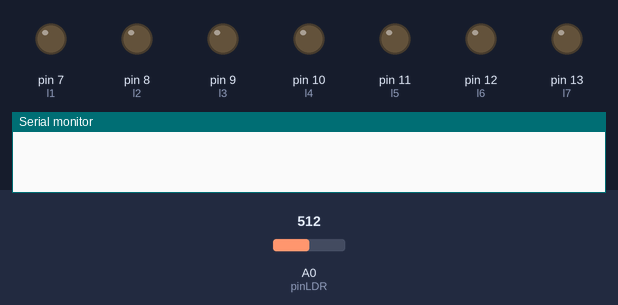
Simulated run of this sketch. Board: Arduino Uno, built with avr-gcc and run on an emulated ATmega328P. Parts: output pins drawn as LEDs (lit = HIGH), the last lines printed to the serial monitor. Dashed ring = blinking. Inputs (shaded band) come from the test bench; at power-on: A0 (pinLDR) = 512.

Above: at 1.2 s.
1.3 s: A0 (pinLDR) set to 523
At 1.8 s:
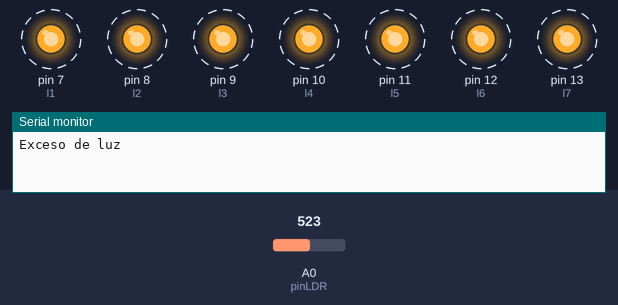
4.3 s: A0 (pinLDR) set to 333
At 5.7 s:
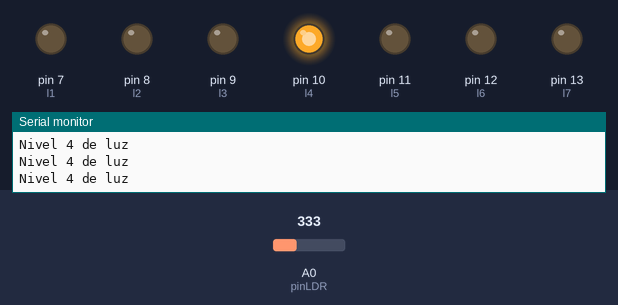
6.0 s: A0 (pinLDR) set to 355
At 7.2 s:
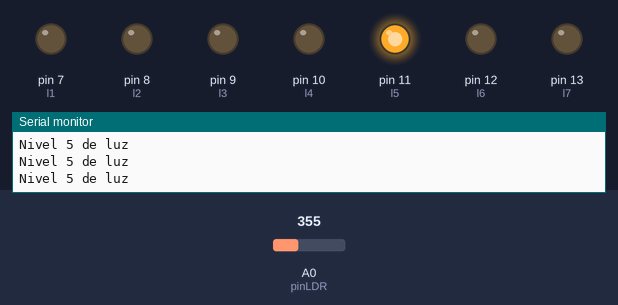
7.5 s: A0 (pinLDR) set to 306
At 8.5 s:
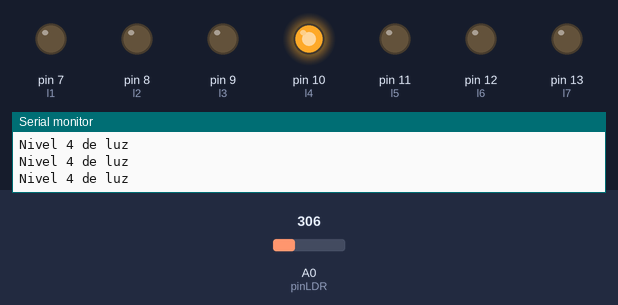
9.0 s: A0 (pinLDR) set to 353
At 10.1 s:
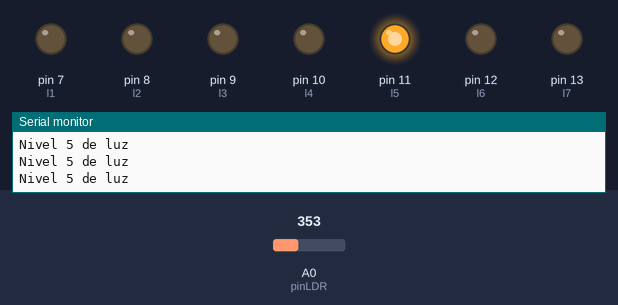
10.5 s: A0 (pinLDR) set to 421
13.5 s: A0 (pinLDR) set to 443
At 14.0 s:
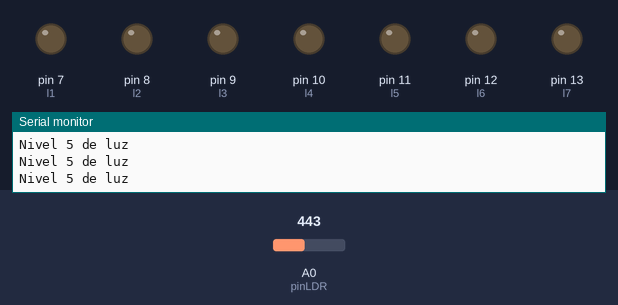
Timing chart, 0 to 16.0 s (numbered marks = the images above; inputs shaded):
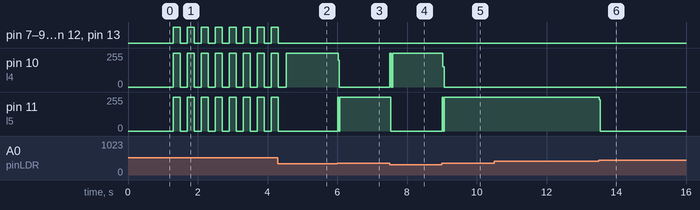

Measured:
- the behaviour switches between 514 and 515 on A0 (pinLDR) (found by bisection; images 0 and 1)
- the behaviour switches between 342 and 343 on A0 (pinLDR) (found by bisection; images 2 and 3)
- the behaviour switches between 428 and 429 on A0 (pinLDR) (found by bisection; images 5 and 6)
- after the input at 1.3 s, pin 7 (l1), pin 8 (l2), pin 9 (l3), pin 12 (l6), pin 13 (l7): alternates HIGH for 0.20 s and LOW for 0.20 s, starting at once; pin 10 (l4), pin 11 (l5): alternates 255/255 for 0.20 s and 0/255 for 0.20 s, starting at once
- after the input at 4.3 s, pin 7 (l1), pin 8 (l2), pin 9 (l3), pin 12 (l6), pin 13 (l7): goes on until 4.3 s, then stays LOW; pin 11 (l5): goes on until 4.3 s, then stays 0/255
- after the input at 6.0 s, pin 10 (l4): 252/255 → 0/255 at once; pin 11 (l5): 0/255 → 255/255 at once
- after the input at 7.5 s, pin 10 (l4): 0/255 → 253/255 at once; pin 11 (l5): 255/255 → 0/255 at once
- after the input at 9.0 s, pin 10 (l4): 253/255 → 0/255 at once; pin 11 (l5): 0/255 → 253/255 at once
- after the input at 13.5 s, pin 11 (l5): 253/255 → 0/255 at once

The sketch:

guia_2_punto_4.ino
```cpp
int l1 = 7;
int l2 = 8;
int l3 = 9;
int l4 = 10;
int l5 = 11;
int l6 = 12;
int l7 = 13;
int pinLDR = A0;
int valorLDR = 0;
int valorLDR2 =0;

void setup()
{
  pinMode(l1, OUTPUT);
  pinMode(l2, OUTPUT);
  pinMode(l3, OUTPUT);
  pinMode(l4, OUTPUT);
  pinMode(l5, OUTPUT);
  pinMode(l6, OUTPUT);
  pinMode(l7, OUTPUT);
  Serial.begin(9600);
}
void loop()
{
  valorLDR= analogRead(pinLDR);
  if(valorLDR>=515){
    digitalWrite(l1, HIGH);
  digitalWrite(l2, HIGH);
  digitalWrite(l3, HIGH);
  digitalWrite(l4, HIGH);
  digitalWrite(l5, HIGH);
  digitalWrite(l6, HIGH);
  digitalWrite(l7, HIGH);
  delay(200);
  digitalWrite(l1,LOW);
  digitalWrite(l2, LOW);
  digitalWrite(l3, LOW);
  digitalWrite(l4, LOW);
  digitalWrite(l5, LOW);
  digitalWrite(l6, LOW);
  digitalWrite(l7, LOW);
  delay(200);
  Serial.println("Exceso de luz");
  }
  if(valorLDR && valorLDR2>=429 && valorLDR2 && valorLDR< 515){
    digitalWrite(l1,LOW);
  digitalWrite(l2, LOW);
  digitalWrite(l3, LOW);
  digitalWrite(l4, LOW);
  digitalWrite(l5, LOW);
  digitalWrite(l6, HIGH);
  digitalWrite(l7, LOW);
  Serial.println("Nivel 6 de luz");
  }
  if(valorLDR>=343 && valorLDR< 429){
    digitalWrite(l1,LOW);
  digitalWrite(l2, LOW);
  digitalWrite(l3, LOW);
  digitalWrite(l4, LOW);
  digitalWrite(l5, HIGH);
  digitalWrite(l6, LOW);
  digitalWrite(l7, LOW);
  Serial.println("Nivel 5 de luz");
  }
  if(valorLDR>=257 && valorLDR< 343){
    digitalWrite(l1,LOW);
  digitalWrite(l2, LOW);
  digitalWrite(l3, LOW);
  digitalWrite(l4, HIGH);
  digitalWrite(l5, LOW);
  digitalWrite(l6, LOW);
  digitalWrite(l7, LOW);
  Serial.println("Nivel 4 de luz");
  }
  if(valorLDR>=171 && valorLDR< 257){
    digitalWrite(l1,LOW);
  digitalWrite(l2, LOW);
  digitalWrite(l3, HIGH);
  digitalWrite(l4, LOW);
  digitalWrite(l5, LOW);
  digitalWrite(l6, LOW);
  digitalWrite(l7, LOW);
  Serial.println("Nivel 3 de luz");
  }
if(valorLDR>=86 && valorLDR < 171){
  digitalWrite(l1,LOW);
  digitalWrite(l2, HIGH);
  digitalWrite(l3, LOW);
  digitalWrite(l4, LOW);
  digitalWrite(l5, LOW);
  digitalWrite(l6, LOW);
  digitalWrite(l7, LOW);
  Serial.println("Nivel 2 de luz");
}
if(valorLDR< 86){
  digitalWrite(l1, HIGH);
  digitalWrite(l2, LOW);
  digitalWrite(l3, LOW);
  digitalWrite(l4, LOW);
  digitalWrite(l5, LOW);
  digitalWrite(l6, LOW);
  digitalWrite(l7, LOW);
  Serial.println("Nivel 1 de luz");
}else{
  digitalWrite(l1,LOW);
  digitalWrite(l2, LOW);
  digitalWrite(l3, LOW);
  digitalWrite(l4, LOW);
  digitalWrite(l5, LOW);
  digitalWrite(l6, LOW);
  digitalWrite(l7, LOW);

}
}
```
